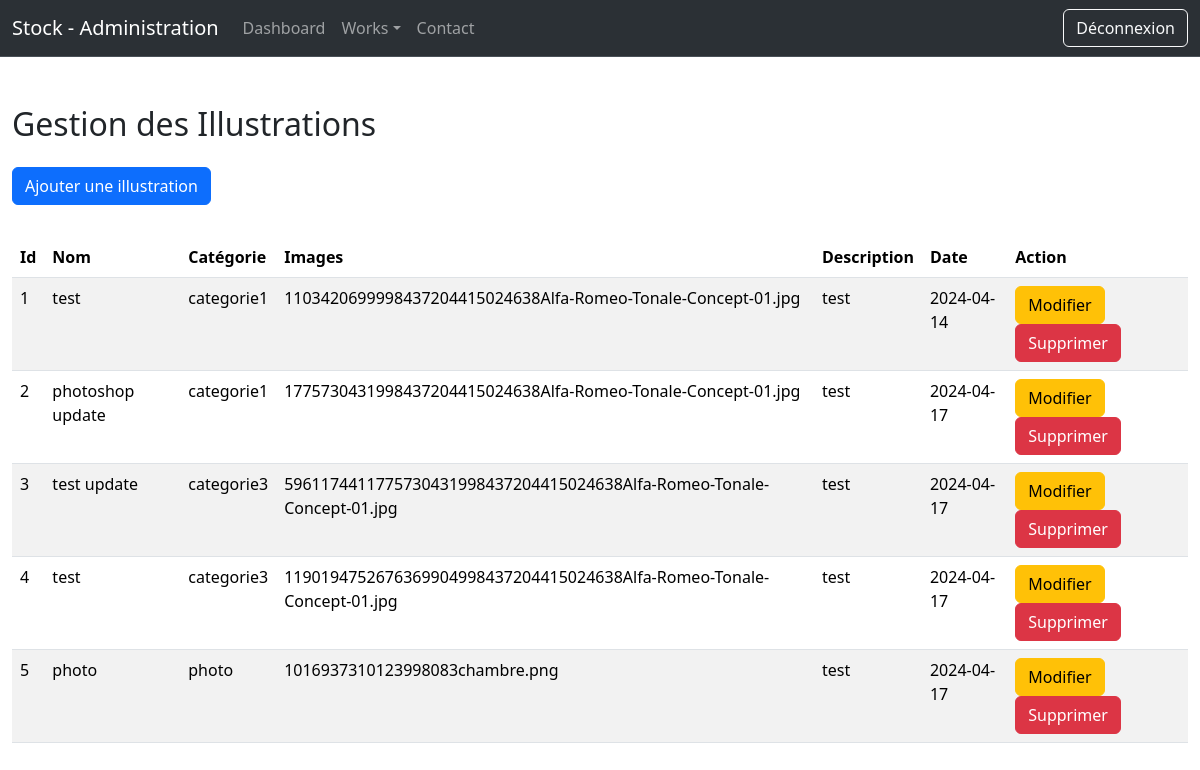
Page /admin/illustration.php (signed in) on the earlier database version.
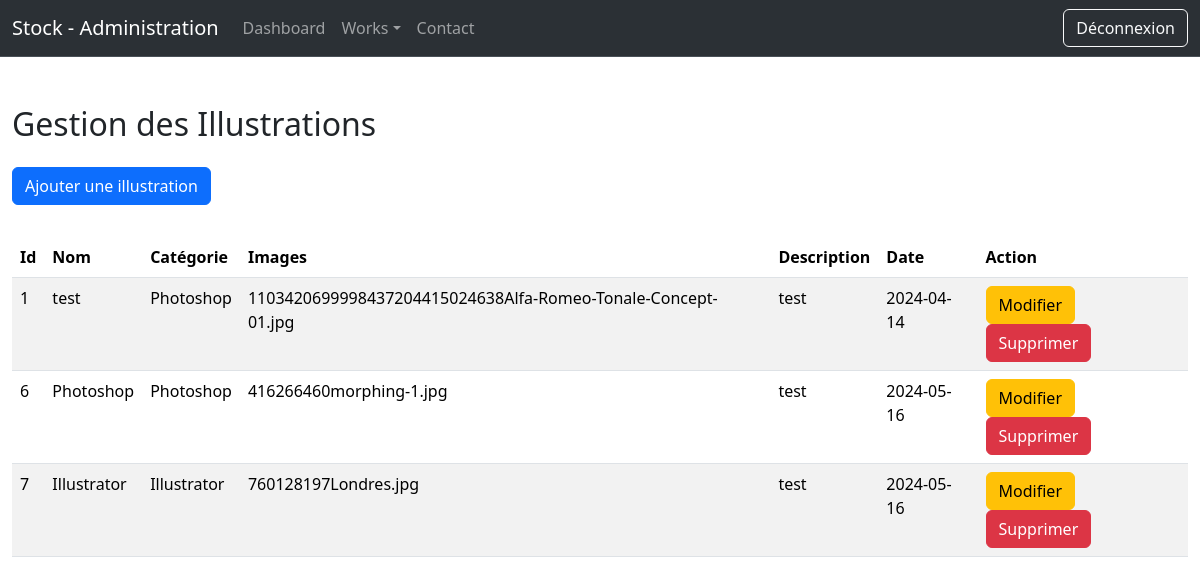
Same page on the later database version.
### tables this page shows
CREATE TABLE IF NOT EXISTS `illustration` (
  `id` int NOT NULL AUTO_INCREMENT,
  `nom` varchar(255) NOT NULL,
  `categorie` varchar(255) NOT NULL,
  `image` varchar(255) NOT NULL,
  `description` text NOT NULL,
  `date` date NOT NULL,
  PRIMARY KEY (`id`)
);

### admin/illustration.php (the view, shortened to what this page needs)
<?php
    require "../connexion.php";
?>
<!DOCTYPE html>
<html lang="en">
<head>
    <link href="https://cdn.jsdelivr.net/npm/bootstrap@5.3.2/dist/css/bootstrap.min.css" rel="stylesheet">
</head>
<body>
    <?php
        include("partials/header.php");
    ?>
    <div class="container-fluid my-5">
     <h2>Gestion des Illustrations</h2>
     <a href="addIllu.php" class="btn btn-primary my-3">Ajouter une illustration</a>
     <table class="table table-striped my-3">
        <thead>
            <tr>
                <th>Id</th>
                <th>Nom</th>
                <th>Catégorie</th>
                <th>Images</th>
                <th>Description</th>
                <th>Date</th>
                <th>Action</th>
            </tr>
        </thead>
        <tbody>
            <?php
                $req = $bdd->query("SELECT * FROM illustration");
                while($don = $req->fetch())
                {
                    echo "<tr>";
                        echo "<td>".$don['id']."</td>";
                        echo "<td>".$don['nom']."</td>";
                        echo "<td>".$don['categorie']."</td>";
                        echo "<td>".$don['image']."</td>";
                        echo "<td>".$don['description']."</td>";
                        echo "<td>".$don['date']."</td>";
                        echo "<td>";
                            echo "<a href='updateIllu.php?id=".$don['id']."' class='btn btn-warning'>Modifier</a>";
                            echo "<a href='illustration.php?delete=".$don['id']."' class='btn btn-danger'>Supprimer</a>";
                        echo "</td>";
                    echo "</tr>";
                }
            ?>
        </tbody>
     </table>
    </div>
</body>
</html>

Differences in the rows shown:
removed illustration: id "2", nom "photoshop update", categorie "categorie1", image "1775730431998437204415024638Alfa-Romeo-Tonale-Concept-01.jpg", description "test", date "2024-04-17"
removed illustration: id "3", nom "test update", categorie "categorie3", image "5961174411775730431998437204415024638Alfa-Romeo-Tonale-Concept-01.jpg", description "test", date "2024-04-17"
removed illustration: id "4", nom "test", categorie "categorie3", image "1190194752676369904998437204415024638Alfa-Romeo-Tonale-Concept-01.jpg", description "test", date "2024-04-17"
removed illustration: id "5", nom "photo", categorie "photo", image "1016937310123998083chambre.png", description "test", date "2024-04-17"
changed illustration "1103420699998437204415024638Alfa-Romeo-Tonale-Concept-01.jpg": categorie "categorie1" → "Photoshop"
added illustration: id "6", nom "Photoshop", categorie "Photoshop", image "416266460morphing-1.jpg", description "test", date "2024-05-16"
added illustration: id "7", nom "Illustrator", categorie "Illustrator", image "760128197Londres.jpg", description "test", date "2024-05-16"
